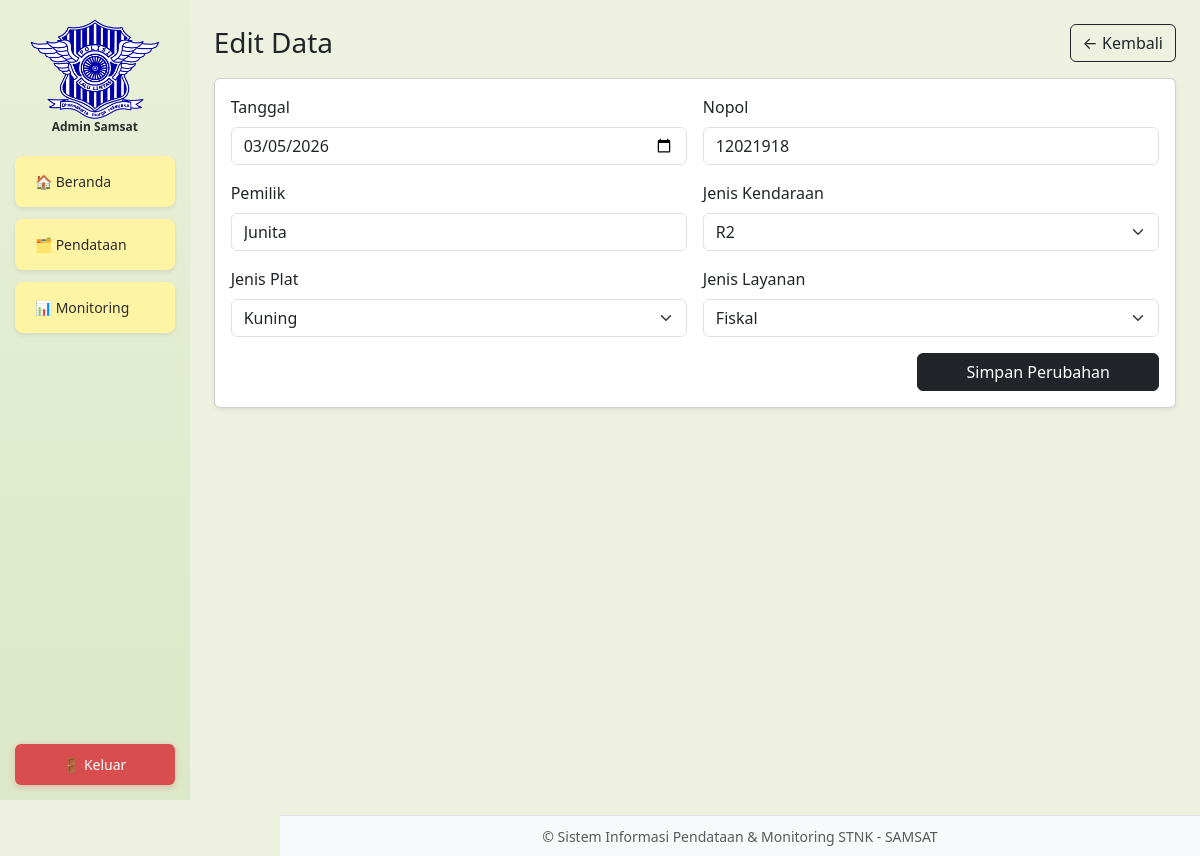
The page /pendataan/edit.php?id=1 (signed in) on the database its author committed.
### tables this page shows
CREATE TABLE `registrasi_stnk` (
  `id` bigint(20) NOT NULL,
  `tanggal` date NOT NULL,
  `nopol` varchar(20) NOT NULL,
  `pemilik` varchar(100) NOT NULL,
  `jenis_kendaraan` enum('R2','R4') NOT NULL,
  `jenis_plat` enum('Merah','Kuning','Putih') NOT NULL,
  `jenis_layanan` enum('BBN1','Duplikat','Ganti Plat','Ganti Nopol','BBN2','Fiskal','Rubah') NOT NULL,
  `created_at` timestamp NOT NULL DEFAULT current_timestamp(),
  `updated_at` timestamp NULL DEFAULT NULL ON UPDATE current_timestamp()
);

### konfigurasi/koneksi.php (called while the page is built, shortened)
<?php
function e($str)
{
    return htmlspecialchars((string)$str, ENT_QUOTES, 'UTF-8');
}

### pendataan/edit.php (the view, shortened to what this page needs)
<?php
require_once "../konfigurasi/koneksi.php";
$id = (int)($_GET['id'] ?? 0);
$stmt = $koneksi->prepare("SELECT * FROM registrasi_stnk WHERE id=? LIMIT 1");
$stmt->bind_param("i", $id);
$stmt->execute();
$data = $stmt->get_result()->fetch_assoc();
?>
<!doctype html>
<html>
<head>
    <link href="https://cdn.jsdelivr.net/npm/bootstrap@5.3.3/dist/css/bootstrap.min.css" rel="stylesheet">
</head>
<body style="background:#eef1df;">
    <div class="d-flex">
        <?php include "../bagian/sidebar.php"; ?>
        <div class="flex-grow-1 p-4">
            <div class="d-flex justify-content-between align-items-center mb-3">
                <h3 class="m-0">Edit Data</h3>
                <a class="btn btn-outline-dark" href="index.php">← Kembali</a>
            </div>
            <div class="card shadow-sm">
                <div class="card-body">
                    <form method="POST" class="row g-3">
                        <div class="col-md-6">
                            <label class="form-label">Tanggal</label>
                            <input type="date" name="tanggal" class="form-control" value="<?= e($data['tanggal']) ?>" required>
                        </div>
                        <div class="col-md-6">
                            <label class="form-label">Nopol</label>
                            <input name="nopol" class="form-control" value="<?= e($data['nopol']) ?>" required>
                        </div>
                        <div class="col-md-6">
                            <label class="form-label">Pemilik</label>
                            <input name="pemilik" class="form-control" value="<?= e($data['pemilik']) ?>" required>
                        </div>
                        <div class="col-md-6">
                            <label class="form-label">Jenis Kendaraan</label>
                            <select name="jenis_kendaraan" class="form-select" required>
                                <option value="R2" <?= $data['jenis_kendaraan'] === 'R2' ? 'selected' : '' ?>>R2</option>
                            </select>
                        </div>
                        <div class="col-md-6">
                            <label class="form-label">Jenis Plat</label>
                            <select name="jenis_plat" class="form-select" required>
                                <option <?= $data['jenis_plat'] === 'Kuning' ? 'selected' : '' ?>>Kuning</option>
                            </select>
                        </div>
                        <div class="col-md-6">
                            <label class="form-label">Jenis Layanan</label>
                            <select name="jenis_layanan" class="form-select" required>
                                <?php
                                $opsi = ['BBN1', 'Duplikat', 'Ganti Plat', 'Ganti Nopol', 'BBN2', 'Fiskal', 'Rubah'];
                                foreach ($opsi as $o) {
                                    $sel = ($data['jenis_layanan'] === $o) ? 'selected' : '';
                                    echo "<option $sel>" . e($o) . "</option>";
                                }
                                ?>
                            </select>
                        </div>
                        <div class="col-12 d-flex justify-content-end">
                            <button class="btn btn-dark px-5">Simpan Perubahan</button>
                        </div>
                    </form>
                </div>
            </div>
            <?php include "../bagian/footer.php"; ?>
        </div>
    </div>
</body>
</html>

### bagian/footer.php (style rules this page uses)
body { margin-bottom: 56px !important; }

### rows shown on the page
registrasi_stnk: tanggal "03/05/2026", nopol "12021918", pemilik "Junita", jenis_kendaraan "R2", jenis_plat "Kuning"

### other values the page prints
form field jenis_layanan "Fiskal"
